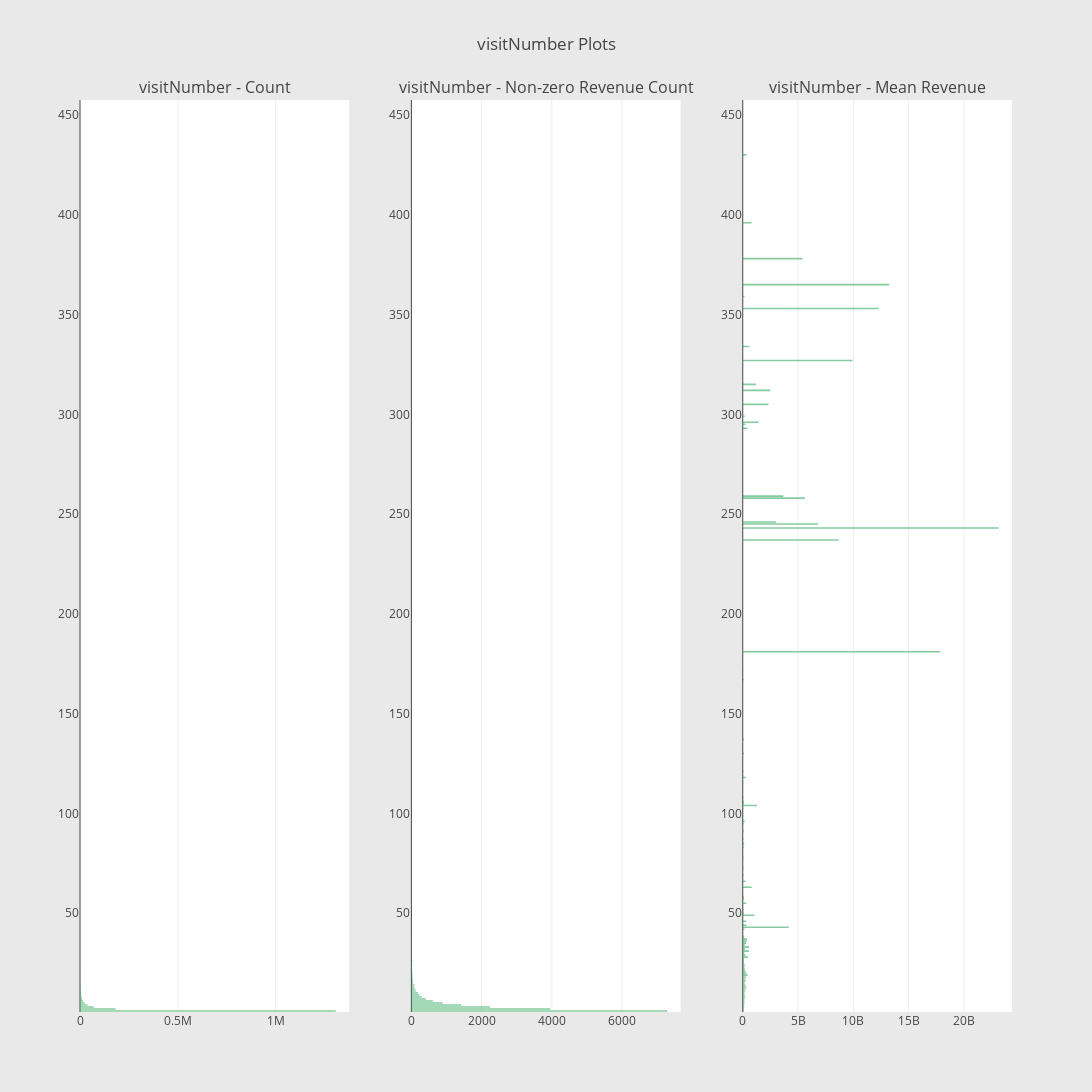

Notebook code for this chart:
### Code cell
feature_target_bar_size_count_mean(df_train, 'visitNumber', 'totals.transactionRevenue' )

### Figure 1 — Plotly figure (JSON) as saved in the notebook; plotly's stock layout.template omitted (floating-point values rounded to 4 significant figures; data arrays with more than 128 entries replaced by an {"elided": "..."} marker saying what was removed)
{"data": [{"marker": {"color": "rgba(50, 171, 96, 0.6)"}, "orientation": "h", "showlegend": false, "type": "bar", "uid": "3936e05c-f170-11e8-bfe9-e0d55e4550a1", "x": {"elided": "457 int values"}, "xaxis": "x", "y": {"elided": "457 int values"}, "yaxis": "y"}, {"marker": {"color": "rgba(50, 171, 96, 0.6)"}, "orientation": "h", "showlegend": false, "type": "bar", "uid": "3937553a-f170-11e8-82c4-e0d55e4550a1", "x": {"elided": "457 int values"}, "xaxis": "x2", "y": {"elided": "457 int values"}, "yaxis": "y2"}, {"marker": {"color": "rgba(50, 171, 96, 0.6)"}, "orientation": "h", "showlegend": false, "type": "bar", "uid": "3937a328-f170-11e8-bf98-e0d55e4550a1", "x": {"elided": "457 float values"}, "xaxis": "x3", "y": {"elided": "457 int values"}, "yaxis": "y3"}], "layout": {"annotations": [{"font": {"size": 16}, "showarrow": false, "text": "visitNumber - Count", "x": 0.1444, "xanchor": "center", "xref": "paper", "y": 1, "yanchor": "bottom", "yref": "paper"}, {"font": {"size": 16}, "showarrow": false, "text": "visitNumber - Non-zero Revenue Count", "x": 0.5, "xanchor": "center", "xref": "paper", "y": 1, "yanchor": "bottom", "yref": "paper"}, {"font": {"size": 16}, "showarrow": false, "text": "visitNumber - Mean Revenue", "x": 0.8556, "xanchor": "center", "xref": "paper", "y": 1, "yanchor": "bottom", "yref": "paper"}], "height": 1200, "paper_bgcolor": "rgb(233,233,233)", "title": "visitNumber Plots", "width": 1200, "xaxis": {"anchor": "y", "domain": [0, 0.2889]}, "xaxis2": {"anchor": "y2", "domain": [0.3556, 0.6444]}, "xaxis3": {"anchor": "y3", "domain": [0.7111, 1]}, "yaxis": {"anchor": "x", "domain": [0, 1]}, "yaxis2": {"anchor": "x2", "domain": [0, 1]}, "yaxis3": {"anchor": "x3", "domain": [0, 1]}}}
